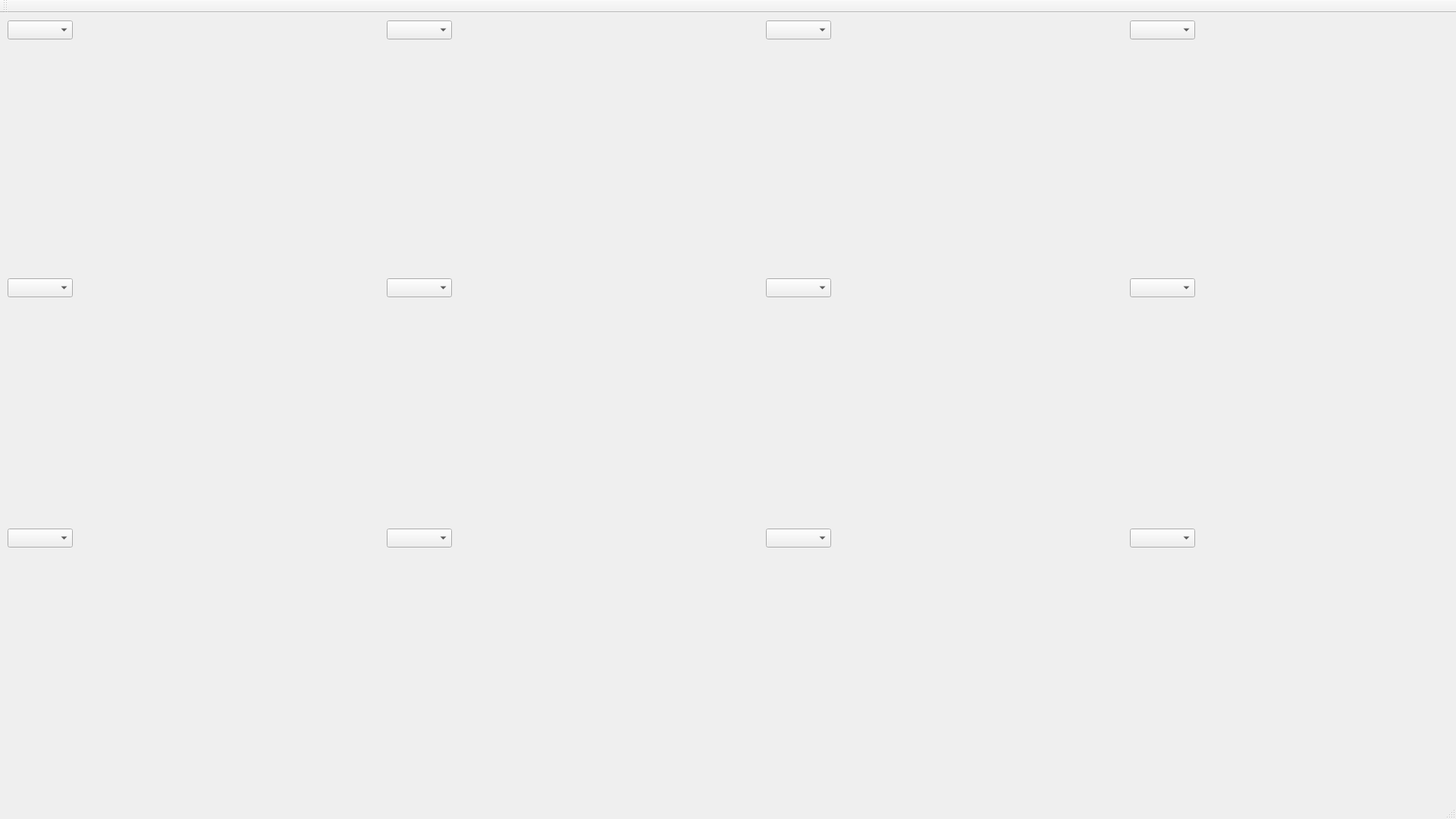
<?xml version="1.0" encoding="UTF-8"?>
<ui version="4.0">
 <class>MainWindow</class>
 <widget class="QMainWindow" name="MainWindow">
  <property name="geometry">
   <rect>
    <x>0</x>
    <y>0</y>
    <width>1920</width>
    <height>1080</height>
   </rect>
  </property>
  <property name="windowTitle">
   <string>MainWindow</string>
  </property>
  <widget class="QWidget" name="centralWidget">
   <widget class="QCustomPlot" name="wdg1" native="true">
    <property name="geometry">
     <rect>
      <x>10</x>
      <y>40</y>
      <width>384</width>
      <height>288</height>
     </rect>
    </property>
   </widget>
   <widget class="QCustomPlot" name="wdg2" native="true">
    <property name="geometry">
     <rect>
      <x>10</x>
      <y>380</y>
      <width>384</width>
      <height>288</height>
     </rect>
    </property>
   </widget>
   <widget class="QCustomPlot" name="wdg3" native="true">
    <property name="geometry">
     <rect>
      <x>10</x>
      <y>710</y>
      <width>384</width>
      <height>288</height>
     </rect>
    </property>
   </widget>
   <widget class="QCustomPlot" name="wdg6" native="true">
    <property name="geometry">
     <rect>
      <x>510</x>
      <y>710</y>
      <width>384</width>
      <height>288</height>
     </rect>
    </property>
   </widget>
   <widget class="QCustomPlot" name="wdg5" native="true">
    <property name="geometry">
     <rect>
      <x>510</x>
      <y>380</y>
      <width>384</width>
      <height>288</height>
     </rect>
    </property>
   </widget>
   <widget class="QCustomPlot" name="wdg4" native="true">
    <property name="geometry">
     <rect>
      <x>510</x>
      <y>40</y>
      <width>384</width>
      <height>288</height>
     </rect>
    </property>
   </widget>
   <widget class="QCustomPlot" name="wdg7" native="true">
    <property name="geometry">
     <rect>
      <x>1010</x>
      <y>40</y>
      <width>384</width>
      <height>288</height>
     </rect>
    </property>
   </widget>
   <widget class="QCustomPlot" name="wdg8" native="true">
    <property name="geometry">
     <rect>
      <x>1010</x>
      <y>380</y>
      <width>384</width>
      <height>288</height>
     </rect>
    </property>
   </widget>
   <widget class="QCustomPlot" name="wdg9" native="true">
    <property name="geometry">
     <rect>
      <x>1010</x>
      <y>710</y>
      <width>384</width>
      <height>288</height>
     </rect>
    </property>
   </widget>
   <widget class="QCustomPlot" name="wdg10" native="true">
    <property name="geometry">
     <rect>
      <x>1490</x>
      <y>40</y>
      <width>384</width>
      <height>288</height>
     </rect>
    </property>
   </widget>
   <widget class="QCustomPlot" name="wdg11" native="true">
    <property name="geometry">
     <rect>
      <x>1490</x>
      <y>380</y>
      <width>384</width>
      <height>288</height>
     </rect>
    </property>
   </widget>
   <widget class="QCustomPlot" name="wdg12" native="true">
    <property name="geometry">
     <rect>
      <x>1490</x>
      <y>710</y>
      <width>384</width>
      <height>288</height>
     </rect>
    </property>
   </widget>
   <widget class="QComboBox" name="cmb1">
    <property name="geometry">
     <rect>
      <x>10</x>
      <y>10</y>
      <width>86</width>
      <height>25</height>
     </rect>
    </property>
   </widget>
   <widget class="QComboBox" name="cmb2">
    <property name="geometry">
     <rect>
      <x>10</x>
      <y>350</y>
      <width>86</width>
      <height>25</height>
     </rect>
    </property>
    <property name="currentText">
     <string/>
    </property>
   </widget>
   <widget class="QComboBox" name="cmb3">
    <property name="geometry">
     <rect>
      <x>10</x>
      <y>680</y>
      <width>86</width>
      <height>25</height>
     </rect>
    </property>
   </widget>
   <widget class="QComboBox" name="cmb5">
    <property name="geometry">
     <rect>
      <x>510</x>
      <y>350</y>
      <width>86</width>
      <height>25</height>
     </rect>
    </property>
   </widget>
   <widget class="QComboBox" name="cmb6">
    <property name="geometry">
     <rect>
      <x>510</x>
      <y>680</y>
      <width>86</width>
      <height>25</height>
     </rect>
    </property>
   </widget>
   <widget class="QComboBox" name="cmb4">
    <property name="geometry">
     <rect>
      <x>510</x>
      <y>10</y>
      <width>86</width>
      <height>25</height>
     </rect>
    </property>
   </widget>
   <widget class="QComboBox" name="cmb8">
    <property name="geometry">
     <rect>
      <x>1010</x>
      <y>350</y>
      <width>86</width>
      <height>25</height>
     </rect>
    </property>
   </widget>
   <widget class="QComboBox" name="cmb9">
    <property name="geometry">
     <rect>
      <x>1010</x>
      <y>680</y>
      <width>86</width>
      <height>25</height>
     </rect>
    </property>
   </widget>
   <widget class="QComboBox" name="cmb7">
    <property name="geometry">
     <rect>
      <x>1010</x>
      <y>10</y>
      <width>86</width>
      <height>25</height>
     </rect>
    </property>
   </widget>
   <widget class="QComboBox" name="cmb11">
    <property name="geometry">
     <rect>
      <x>1490</x>
      <y>350</y>
      <width>86</width>
      <height>25</height>
     </rect>
    </property>
   </widget>
   <widget class="QComboBox" name="cmb12">
    <property name="geometry">
     <rect>
      <x>1490</x>
      <y>680</y>
      <width>86</width>
      <height>25</height>
     </rect>
    </property>
   </widget>
   <widget class="QComboBox" name="cmb10">
    <property name="geometry">
     <rect>
      <x>1490</x>
      <y>10</y>
      <width>86</width>
      <height>25</height>
     </rect>
    </property>
   </widget>
  </widget>
  <widget class="QMenuBar" name="menuBar">
   <property name="geometry">
    <rect>
     <x>0</x>
     <y>0</y>
     <width>1920</width>
     <height>22</height>
    </rect>
   </property>
  </widget>
  <widget class="QToolBar" name="mainToolBar">
   <attribute name="toolBarArea">
    <enum>TopToolBarArea</enum>
   </attribute>
   <attribute name="toolBarBreak">
    <bool>false</bool>
   </attribute>
  </widget>
  <widget class="QStatusBar" name="statusBar"/>
 </widget>
 <layoutdefault spacing="6" margin="11"/>
 <customwidgets>
  <customwidget>
   <class>QCustomPlot</class>
   <extends>QWidget</extends>
   <header>qcustomplot.h</header>
   <container>1</container>
  </customwidget>
 </customwidgets>
 <resources/>
 <connections/>
</ui>
